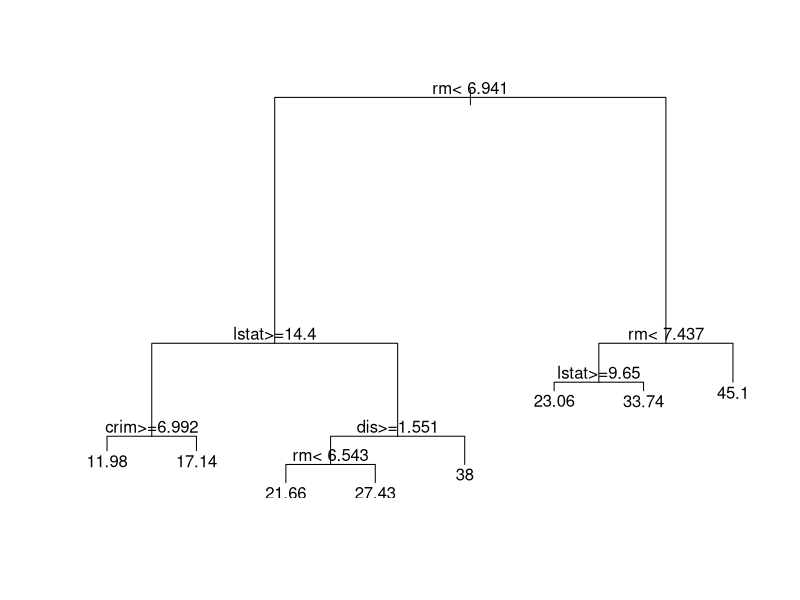

R code for this plot: (Note: this script raises an error after producing the figure.)
library(MASS) # for boston data
data(Boston)


rpart.Boston <- rpart::rpart(medv ~., data=Boston,weights=NULL)
#summary(rpart.Boston)
plot(rpart.Boston);text(rpart.Boston)

ctree.Boston <- party::ctree(medv ~., data=Boston)


out <- dtree(medv ~., data=Boston,methods=c("lm","rpart","rf"))

summary(out)

out
plot(out$rpart.out);text(out$rpart.out)
plot(out$evtree.out)
plot(out$ctree.out)
